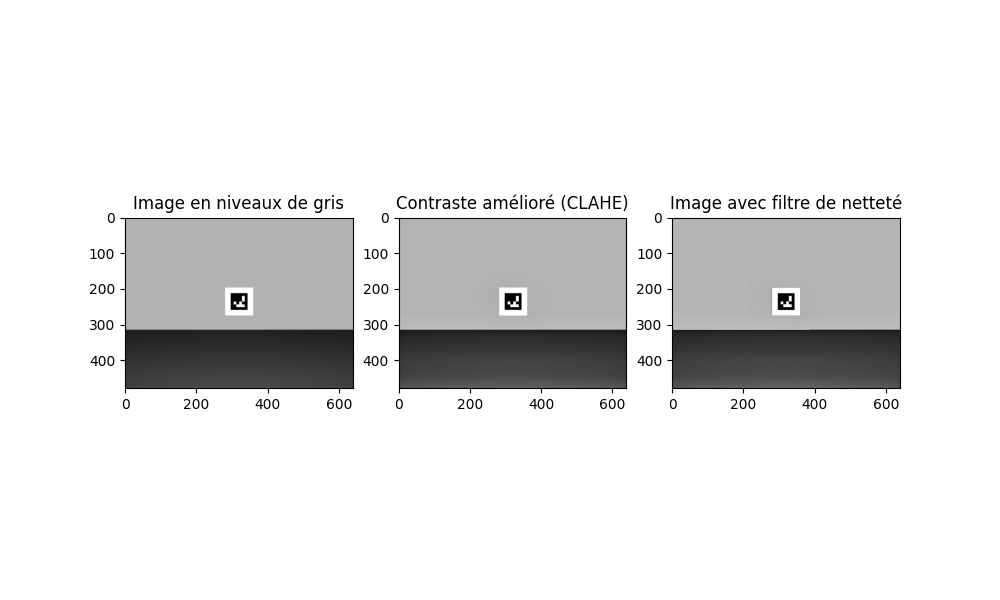
#> input picture blur/image0/analyse0.png, 1000 x 600 px, given in place of image_0000.png, which was not available; the run also reads 1 picture not shown here
$ python analyseBlur.py   (older library calls are emulated)
#> lines starting #> are read from the running program, lines starting #| are printed output that depends on the picture; pictures that were not available may be replaced by others from this repository, and a replacement may not be noted
import cv2
import numpy as np
import matplotlib.pyplot as plt
import matplotlib
matplotlib.use('Agg')

def analyze_gradients(image_path,id):
    image = cv2.imread(image_path)

    gray_image = cv2.cvtColor(image, cv2.COLOR_BGR2GRAY)
    #gray_image = image

    grad_x = cv2.Sobel(gray_image, cv2.CV_64F, 1, 0, ksize=1)
    grad_y = cv2.Sobel(gray_image, cv2.CV_64F, 0, 1, ksize=1)

    gradient_magnitude = np.sqrt(grad_x**2 + grad_y**2)

    plt.hist(gradient_magnitude.ravel(), bins=256, range=(0, 255), color='blue', alpha=0.7)
    plt.title("Histogramme des gradients")
    plt.xlabel("Magnitude du gradient")
    plt.ylabel("Nombre de pixels")
    plt.savefig("gradient_histogram.png")
    print("Histogramme des gradients sauvegardé sous 'gradient_histogram.png'")

    seuil_bas = 10
    seuil_haut = 150

    total_pixels = gray_image.size
    flou_pixels = np.sum(gradient_magnitude < seuil_bas)
    net_pixels = np.sum(gradient_magnitude > seuil_haut)
    interm_pixels = total_pixels - (flou_pixels + net_pixels)

    proportion_flou = flou_pixels / total_pixels * 100
    proportion_net = net_pixels / total_pixels * 100
    proportion_interm = interm_pixels / total_pixels * 100

    print(f"Nombre total de pixels : {total_pixels}")
    print(f"Pixels flous (faible gradient) : {flou_pixels} ({proportion_flou:.2f}%)")
    print(f"Pixels nets (fort gradient) : {net_pixels} ({proportion_net:.2f}%)")
    print(f"Pixels intermédiaires : {interm_pixels} ({proportion_interm:.2f}%)")

    plt.figure(figsize=(10, 5))
    plt.subplot(1, 3, 1)
    plt.imshow(gray_image, cmap='gray')
    plt.title('Image en niveaux de gris')

    plt.subplot(1, 3, 2)
    plt.imshow(gradient_magnitude, cmap='gray')
    plt.title('Magnitude du gradient')

    plt.subplot(1, 3, 3)
    result_image = np.zeros_like(gray_image)
    result_image[gradient_magnitude < seuil_bas] = 50
    result_image[gradient_magnitude > seuil_haut] = 200
    plt.imshow(result_image, cmap='gray')
    plt.title('Pixels flous et nets')

    plt.tight_layout()
    plt.savefig(f"blur/image{id}/histogram{id}.png")

    cv2.imwrite(f'blur/image{id}/gradient_magnitude.png',gradient_magnitude )
    cv2.imwrite(f'blur/image{id}/result_image.png',result_image )

    print("Analyse des gradients sauvegardée sous 'gradient_analysis.png'")
    print("====================================================================================")

def analyze_aruco_image(image_path,id):
    image = cv2.imread(image_path)

    gray_image = cv2.cvtColor(image, cv2.COLOR_BGR2GRAY)

    enhanced_image = cv2.equalizeHist(gray_image)

    clahe = cv2.createCLAHE(clipLimit=2.0, tileGridSize=(8, 8))
    enhanced_image_clahe = clahe.apply(gray_image)

    kernel = np.array([[0, -1, 0], [-1, 5, -1], [0, -1, 0]])
    sharp_image = cv2.filter2D(enhanced_image_clahe, -1, kernel)

    plt.figure(figsize=(10, 6))
    plt.subplot(1, 3, 1)
    plt.imshow(gray_image, cmap='gray')
    plt.title('Image en niveaux de gris')

    plt.subplot(1, 3, 2)
    plt.imshow(enhanced_image_clahe, cmap='gray')
    plt.title('Contraste amélioré (CLAHE)')

    plt.subplot(1, 3, 3)
    plt.imshow(sharp_image, cmap='gray')
    plt.title('Image avec filtre de netteté')
    plt.savefig(f'blur/image{id}/analyse{id}.png')
    cv2.imwrite(f'blur/image{id}/image.png',image )
    cv2.imwrite(f'blur/image{id}/gray_image.png',gray_image )
    cv2.imwrite(f'blur/image{id}/enhanced_image_clahe.png',enhanced_image_clahe )
    cv2.imwrite(f'blur/image{id}/sharp_image.png',sharp_image )

analyze_aruco_image('images/image_0000.png',0)
#> in analyze_aruco_image, image is the input picture: shape (600, 1000, 3); min 0, max 255, mean 229.5
#> in analyze_aruco_image, `enhanced_image = cv2.equalizeHist(gray_image)`:
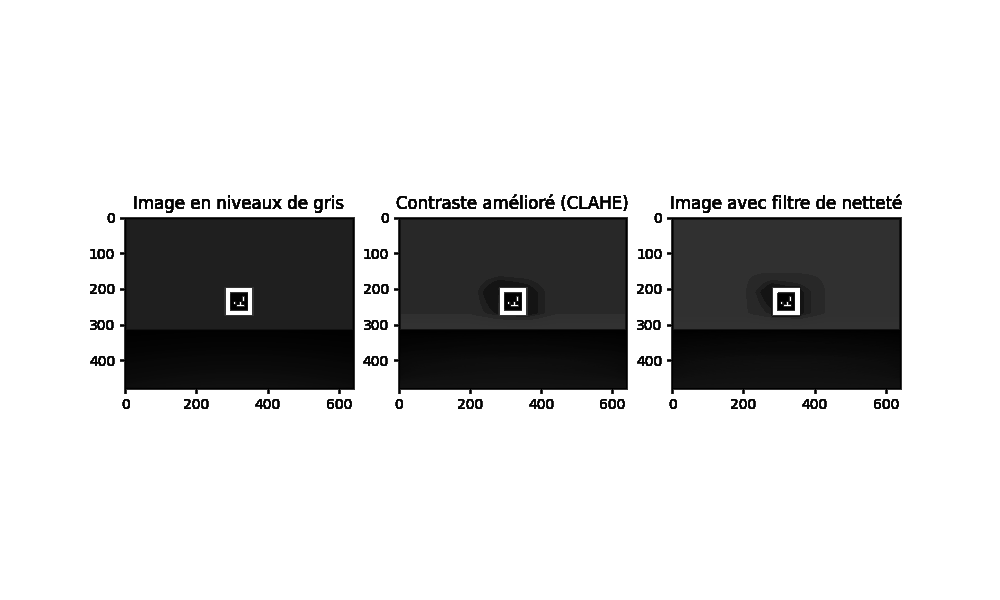
#> enhanced_image: shape (600, 1000); min 0, max 255, mean 207.1
analyze_gradients('images/image_0000.png',0)
#> in analyze_gradients, `grad_y = cv2.Sobel(gray_image, cv2.CV_64F, 0, 1, ksize=1)`:
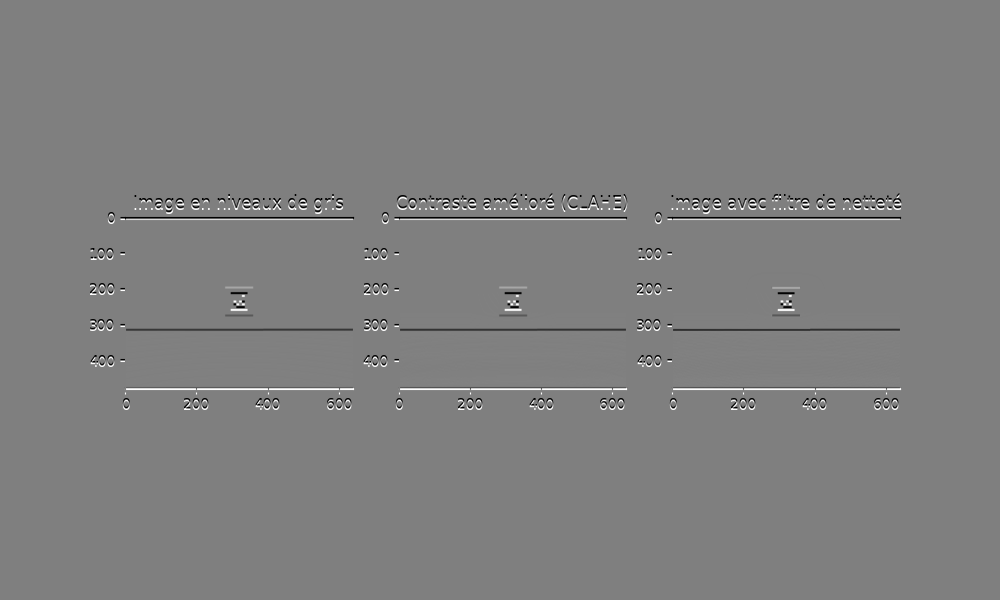
#> grad_y: shape (600, 1000) float64; min -255, max 255, mean 0; drawn with min black and max white
#> in analyze_gradients, `gradient_magnitude = np.sqrt(grad_x**2 + grad_y**2)`:
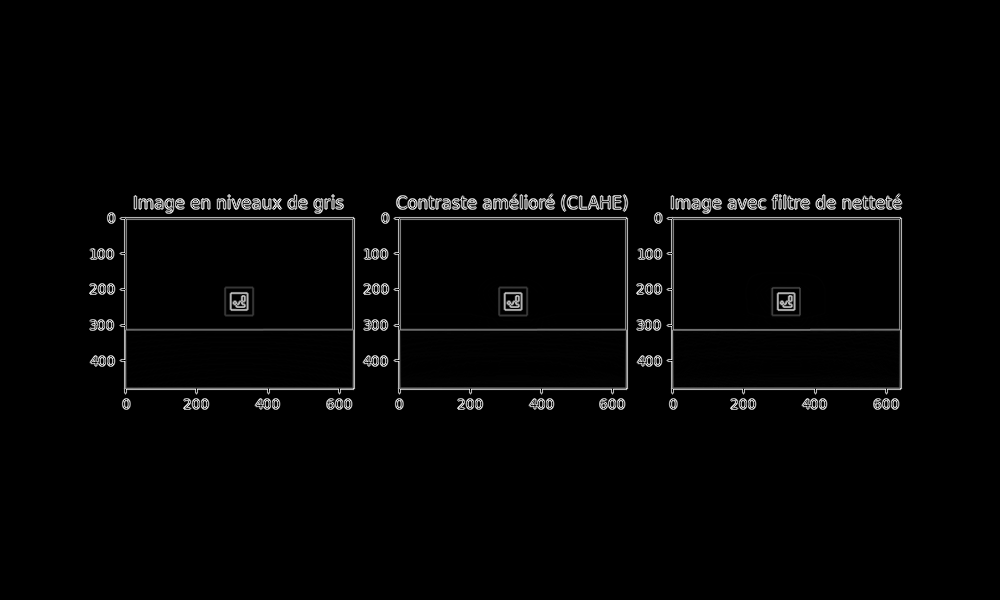
#> gradient_magnitude: shape (600, 1000) float64; min 0, max 360.6, mean 6.9; drawn with min black and max white
#> in analyze_gradients, `plt.savefig("gradient_histogram.png")`:
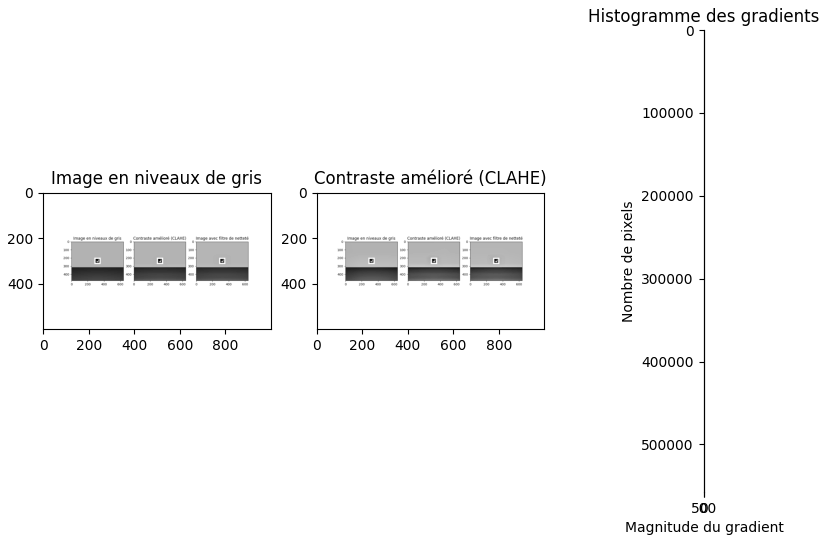
#> figure drawn by matplotlib, 3 panels
#> in analyze_gradients, `flou_pixels = np.sum(gradient_magnitude < seuil_bas)`: flou_pixels = 571848
#> in analyze_gradients, `net_pixels = np.sum(gradient_magnitude > seuil_haut)`: net_pixels = 13946
#> in analyze_gradients, `interm_pixels = total_pixels - (flou_pixels + net_pixels)`: interm_pixels = 14206
#> in analyze_gradients, `proportion_flou = flou_pixels / total_pixels * 100`: proportion_flou = 95.31
#> in analyze_gradients, `proportion_net = net_pixels / total_pixels * 100`: proportion_net = 2.32
#> in analyze_gradients, `proportion_interm = interm_pixels / total_pixels * 100`: proportion_interm = 2.37
#| Nombre total de pixels : 600000
#| Pixels flous (faible gradient) : 571848 (95.31%)
#| Pixels nets (fort gradient) : 13946 (2.32%)
#| Pixels intermédiaires : 14206 (2.37%)
#> in analyze_gradients, `plt.savefig(f"blur/image{id}/histogram{id}.png")`:
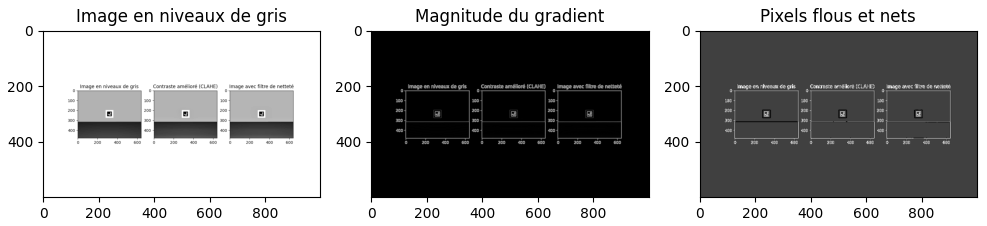
#> figure drawn by matplotlib, 3 panels
#> in analyze_gradients, `cv2.imwrite(f'blur/image{id}/gradient_magnitude.png',gradient_magnitud..`:
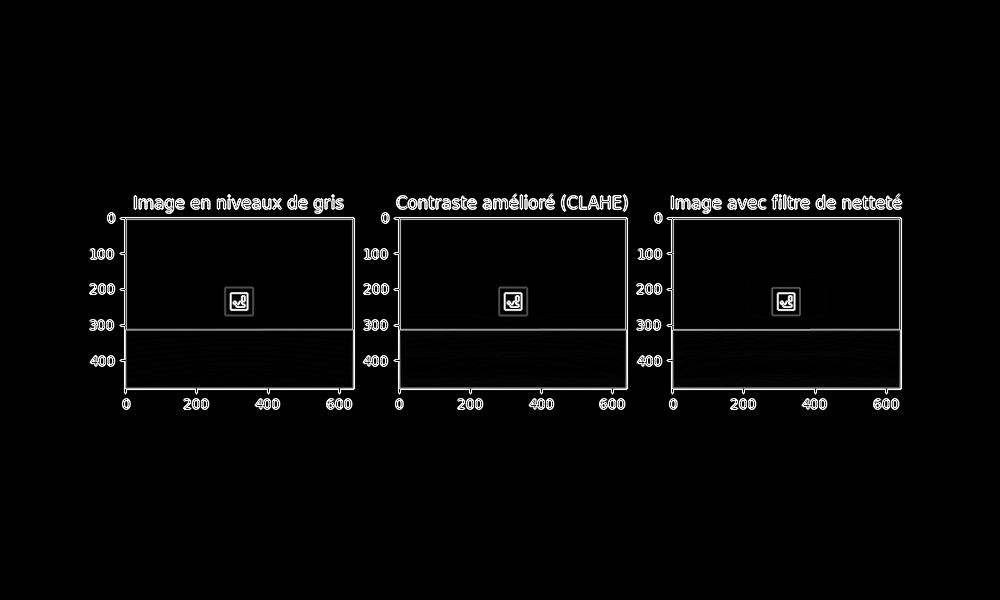
#> saved as gradient_magnitude.png: shape (600, 1000); min 0, max 255, mean 6.7
#> in analyze_gradients, `cv2.imwrite(f'blur/image{id}/result_image.png',result_image )`:
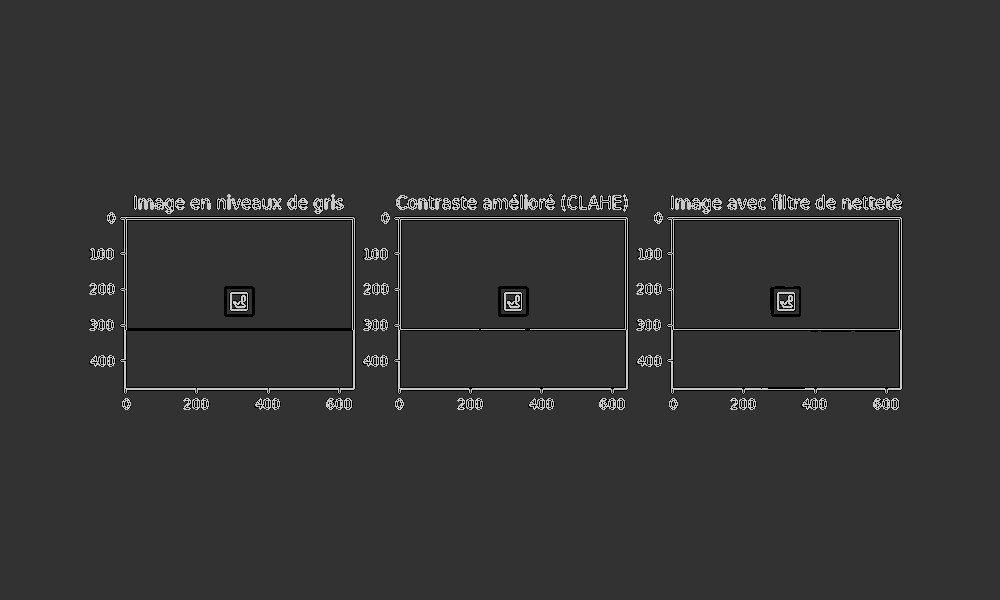
#> saved as result_image.png: shape (600, 1000); min 0, max 200, mean 52.3
analyze_aruco_image('images/image_0001.png',1)
analyze_gradients('images/image_0001.png',1)
#| Nombre total de pixels : 600000
#| Pixels flous (faible gradient) : 571848 (95.31%)
#| Pixels nets (fort gradient) : 13946 (2.32%)
#| Pixels intermédiaires : 14206 (2.37%)
analyze_aruco_image('images/image_0002.png',2)
analyze_gradients('images/image_0002.png',2)
#| Nombre total de pixels : 600000
#| Pixels flous (faible gradient) : 571848 (95.31%)
#| Pixels nets (fort gradient) : 13946 (2.32%)
#| Pixels intermédiaires : 14206 (2.37%)
analyze_aruco_image('images/image_0006.png',6)
#> (the run stopped early here; a loop or call above may not have finished)
